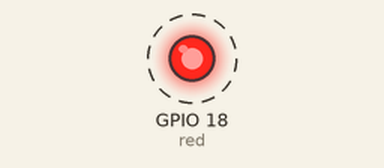
Simulated run of this program. Board: Raspberry Pi (BCM pin numbers). Shown: output pins drawn as LEDs (lit = HIGH). Dashed ring = blinking.

Above: at 0.5 s.
Timing chart, 0 to 4.6 s (numbered marks = the images above):
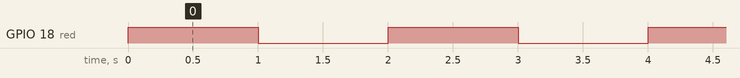

Measured:
- by itself, GPIO 18 (red): alternates HIGH for 1.0 s and LOW for 1.0 s

The program:

1led_simple.py
```python
#!/usr/bin/env python
# -*- coding:utf-8 -*-

from gpiozero import LED # 引入LED类
from time import sleep

red = LED(18) # 声明LED对象red，该对象连接至树莓派GPIO17引脚

while True: # 使下面程序持续循环运行
    try:
        red.on() # 点亮LED
        sleep(1) # 延时1秒
        red.off() # 熄灭LED
        sleep(1) # 延时1秒
    except KeyboardInterrupt:
        break
```
